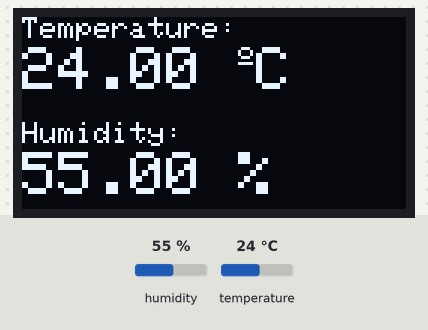
Bench run of a sketch on a simulated ESP32. Parts: 128×64 one-colour display. The inputs (shaded band) are chosen by the test bench; at power-on: temperature 24 °C, humidity 55 %. WiFi joins after 1.5 s; servers stay silent unless stated; the local clock reads 2024-03-15 10:24:30 at power-on unless the sketch sets it; no MQTT or app messages arrive unless stated; what the sketch prints to the serial monitor is not drawn.

Above: at 4.7 s.
4.8 s: temperature set to 12 °C
At 5.9 s:
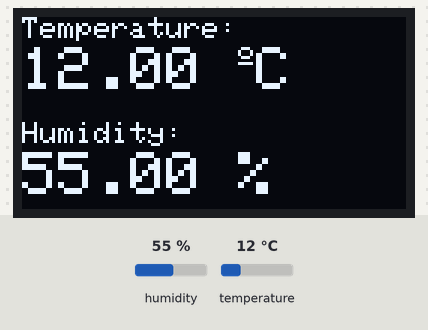
7.5 s: humidity set to 22 %
At 8.4 s:
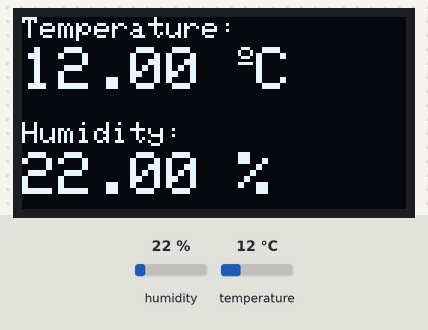
10.2 s: humidity set to 40 %
At 12.0 s:
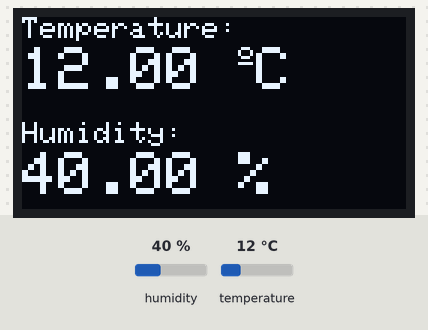
13.1 s: temperature set to 19 °C
At 14.5 s:
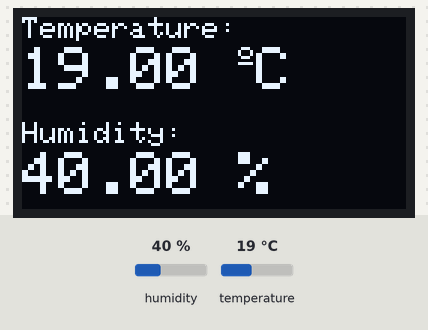
Timing chart, 0 to 16.1 s (numbered marks = the images above; inputs shaded):
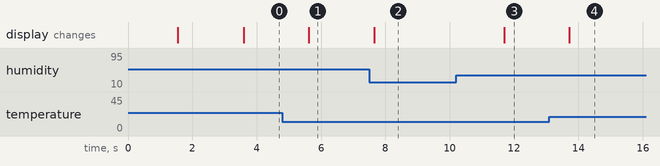

Measured:
- after the input at 4.8 s, the display: changes after 0.82 s (image 1)
- after the input at 7.5 s, the display: changes after 0.15 s (image 2)
- after the input at 10.2 s, the display: changes after 1.5 s (image 3)
- after the input at 13.1 s, the display: changes after 0.62 s (image 4)

The sketch:

ESP32.ino
```cpp
#include <Wire.h>
#include <Adafruit_GFX.h>
#include <ArduinoJson.h>
#include <Adafruit_SSD1306.h>
#include <WiFi.h>
#include <PubSubClient.h>
#include <DHT.h>
#include <time.h>

#define SCREEN_WIDTH 128 // OLED display width, in pixels
#define SCREEN_HEIGHT 64 // OLED display height, in pixels

// Configurações WiFi
const char* ssid = "";
const char* password = "";

// Configurações MQTT
const char* mqtt_server = "mqtt.eclipseprojects.io"; // ou seu broker local
// const char* mqtt_alert_topic = "casa/alertas/temperatura";
const char* mqtt_analysis = "casa/metricas/esp32";

WiFiClient espClient;
PubSubClient client(espClient);

// Declaration for an SSD1306 display connected to I2C (SDA, SCL pins)
Adafruit_SSD1306 display(SCREEN_WIDTH, SCREEN_HEIGHT, &Wire, -1);

#define DHTPIN 4     // Digital pin connected to the DHT sensor
#define DHTTYPE DHT11 // DHT 11

DHT dht(DHTPIN, DHTTYPE);

// Limites de temperatura
const float TEMP_MIN = 21.0;
const float TEMP_MAX = 25.0;

// Variáveis para controle de publicação
unsigned long lastPublishTime = 0;
const unsigned long publishInterval = 10000; // 10 segundos
float lastTemp = -1; // Inicializa com um valor que não será atingido

void setup_wifi() {
  delay(10);
  Serial.println();
  Serial.print("Conectando a ");
  Serial.println(ssid);

  WiFi.begin(ssid, password);

  while (WiFi.status() != WL_CONNECTED) {
    delay(500);
    Serial.print(".");
  }

  Serial.println("");
  Serial.println("WiFi conectado");
  Serial.println("Endereço IP: ");
  Serial.println(WiFi.localIP());
}

void reconnect() {
  while (!client.connected()) {
    Serial.print("Tentando conexão MQTT...");
    if (client.connect("ESP32Client")) {
      Serial.println("conectado");
    } else {
      Serial.print("falha, rc=");
      Serial.print(client.state());
      Serial.println(" tentando novamente em 5 segundos");
      delay(5000);
    }
  }
}

void setup() {
  Serial.begin(115200);
  dht.begin();
  setup_wifi();
  configTime(0, 0, "pool.ntp.org", "time.nist.gov");
    // Aguarda sincronização com NTP
  Serial.print("Aguardando sincronização NTP");
  time_t now = time(nullptr);
  while (now < 100000) { // valor baixo indica que ainda não sincronizou
    delay(500);
    Serial.print(".");
    now = time(nullptr);
  }
  Serial.println("\n⏰ Tempo sincronizado: " + String(ctime(&now)));

  client.setServer(mqtt_server, 1883);

  if (!display.begin(SSD1306_SWITCHCAPVCC, 0x3C)) {
    Serial.println(F("SSD1306 allocation failed"));
    for (;;)
      ;
  }

  delay(2000);
  display.clearDisplay();
  display.setTextColor(WHITE);
}

void loop() {
  unsigned long currentTime = millis();
  if (currentTime - lastPublishTime >= publishInterval) {
    if (!client.connected()) {
      reconnect();
    }
    client.loop();

    // Read temperature and humidity from DHT sensor
    float t = dht.readTemperature();
    float h = dht.readHumidity();

    if (isnan(h) || isnan(t)) {
      Serial.println("Failed to read from DHT sensor!");
      return;
    }

    // Envia alertas somente quando a temperatura sair dos limites e mudar de estado
    if ((t > TEMP_MAX || t < TEMP_MIN) && t != lastTemp) {

      // 🔍 Publica métrica de performance com timestamp separado
      StaticJsonDocument<128> perfJson;
      perfJson["ts_esp32_millis"] = millis();
      perfJson["ts_esp32_real"] = time(nullptr);
      perfJson["t"] = t;
      perfJson["h"] = h;

      char perfMsg[128];
      serializeJson(perfJson, perfMsg);


      bool success = client.publish(mqtt_analysis, perfMsg);
      Serial.println(success ? "📡 Métrica MQTT publicada com sucesso!" : "⚠️ Falha ao publicar métrica MQTT");


      lastTemp = t; // Atualiza o valor da temperatura
    }

    lastPublishTime = currentTime; // Atualiza o tempo da última publicação
  }

  // Clear display
  display.clearDisplay();

  // Display temperature
  display.setTextSize(1);
  display.setCursor(0, 0);
  display.print("Temperature: ");
  display.setTextSize(2);
  display.setCursor(0, 10);
  display.print(dht.readTemperature());
  display.print(" ");
  display.setTextSize(1);
  display.cp437(true);
  display.write(167);
  display.setTextSize(2);
  display.print("C");

  // Display humidity
  display.setTextSize(1);
  display.setCursor(0, 35);
  display.print("Humidity: ");
  display.setTextSize(2);
  display.setCursor(0, 45);
  display.print(dht.readHumidity());
  display.print(" %");

  display.display();
}
```
